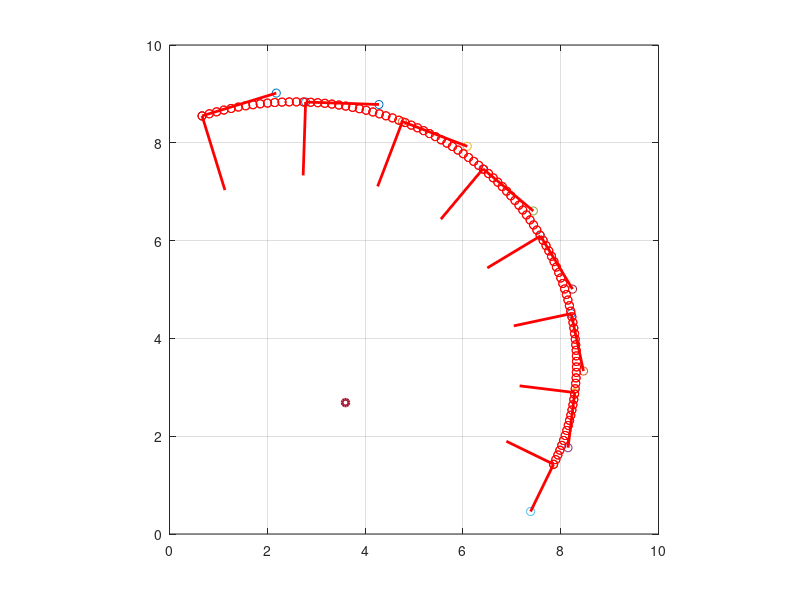

Recreate this plot in MATLAB.
% Get the points
clf
clear all;
%points = inputPoints;
points = [40.0 87.0
131.0 59.0
167.0 70.0
257.0 73.0


];
points = points / 60;
points(:, 2) = 10 - points(:, 2);

% 
p0 = points(1,:);
p1 = points(2,:);
p2 = points(3,:);
p3 = points(4,:);
%p0 = [1.4401    7.2368];
%p1 = [3.1912    6.8275];
%p2 = [4.3664    8.0848];
%p3 = [5.5184    7.2661];
ps = [p0;p1;p2;p3];
plot(ps(:,1), ps(:,2), 'o'); hold on;

% Generate a frame for P0 and P1
v10 = (p1 - p0) / norm(p1 - p0);
v10perp = [-v10(2), v10(1)];
f1p1 = v10 + p0; f1p2 = v10perp + p0;
%plot([p0(1); f1p1(1)], [p0(2); f1p1(2)], 'LineWidth', 2); hold on;
%plot([p0(1); f1p2(1)], [p0(2); f1p2(2)], 'LineWidth', 2); hold on;
plot([p0(1); p1(1)], [p0(2); p1(2)], 'r', 'LineWidth', 2); hold on;
p1b = p0 - v10perp * norm(p1 - p0);
plot([p0(1); p1b(1)], [p0(2); p1b(2)], 'r', 'LineWidth', 2); hold on;
axis square

% Get the projections of P2 and P3 onto the frame defined by P0 and P1
x2 = dot((p2 - p0), v10);
x3 = dot((p3 - p0), v10);
y2 = dot((p2 - p0), v10perp);
y3 = dot((p3 - p0), v10perp);

% Generate a frame for P2 and P3
v32 = (p3 - p2) / norm(p3 - p2);
v32perp = [-v32(2), v32(1)];
f2p1 = v32 + p2; f2p2 = v32perp + p2;
%plot([p2(1); f2p1(1)], [p2(2); f2p1(2)], 'r', 'LineWidth', 2); hold on;
%plot([p2(1); f2p2(1)], [p2(2); f2p2(2)], 'r', 'LineWidth', 2); hold on;
plot([p2(1); p3(1)], [p2(2); p3(2)], 'r', 'LineWidth', 2); hold on;
p3b = p2 - v32perp * norm(p3 - p2);
plot([p2(1); p3b(1)], [p2(2); p3b(2)], 'r', 'LineWidth', 2); hold on;
axis square

% Compute the magnification
m = norm(p2-p3) / norm(p0 - p1);

% Generate N number of frames
pOrigin = p2;
vx = v32;
vy = v32perp;
pA = p2;
pB = p3;
for i = 1 : 6

  % Compute the new coordinates for P4 and P5 in P2P3 frame
  x4 = x2 * m^i;
  y4 = y2 * m^i;
  x5 = x3 * m^i;
  y5 = y3 * m^i;

  % Generate the new points P4 and P5 based on normalized P2P3 frame
  p4 = pOrigin + vx * x4 + vy * y4;
  p5 = pOrigin + vx * x5 + vy * y5;
  plot(p4(1), p4(2), 'o');
  plot(p5(1), p5(2), 'o');

  % Generate a frame for P4 and P5
  v54 = (p5 - p4) / norm(p5 - p4);
  v54perp = [-v54(2), v54(1)];
  f3p1 = v54 + p4; f3p2 = v54perp + p4;
  %plot([p4(1); f3p1(1)], [p4(2); f3p1(2)], 'g', 'LineWidth', 2); hold on;
  %plot([p4(1); f3p2(1)], [p4(2); f3p2(2)], 'g', 'LineWidth', 2); hold on;
  plot([p4(1); p5(1)], [p4(2); p5(2)], 'r', 'LineWidth', 2); hold on;
  p5b = p4 - v54perp * norm(p5 - p4);
  plot([p4(1); p5b(1)], [p4(2); p5b(2)], 'r', 'LineWidth', 2); hold on;
  axis square
  axis([0 10 0 10]);
  grid on;

  % Update the origin and unit vectors
  pOrigin = p4;
  vx = v54;
  vy = v54perp;
  pA = p4;
  pB = p5;
end

p2 = pA;
p3 = pB;

%%%%%%%%%%%%%%%%%%%%%%%%%%%%%%%%%%%%%%%%%%%%%%%%%%%%%%%%%%%%%%%%%%%
% Interpolate between the first (p0p1) and the last frame (p2p3)

% Compute m
z = norm(p2-p3) / norm(p0 - p1);

% Compute alpha
v10 = (p1 - p0) / norm(p1 - p0);
v32 = (p3 - p2) / norm(p3 - p2);
a = atan2(dot([-v10(2), v10(1)],v32), dot(v10,v32));

% Compute the center of the log spiral
A = p0; C = p2;
c = cos(a); s = sin(a);
D = (c*z-1)*(c*z-1) + (s*z)*(s*z);
ex = c*z*A(1) - C(1) - s*z*A(2);
ey = c*z*A(2) - C(2) + s*z*A(1);
x=(ex*(c*z-1) + ey*s*z) / D;
y=(ey*(c*z-1) - ex*s*z) / D;
F = [x,y];
plot(F(1), F(2), 'o', 'MarkerSize', 5, 'LineWidth', 2);
  
% Generate the interpolation
FP0 = A - F;
FP1 = p1 - F;
for t = 0 : 0.01 : 1
  alpha = t * a;
  FP0alpha = cos(alpha) * FP0 + sin(alpha) * [-FP0(2), FP0(1)];
  FP1alpha = cos(alpha) * FP1 + sin(alpha) * [-FP1(2), FP1(1)];
  P0 = F + (z^t) * FP0alpha;
  P1 = P0;
  plot([P0(1); P1(1)], [P0(2); P1(2)], 'ro'); hold on;
end















